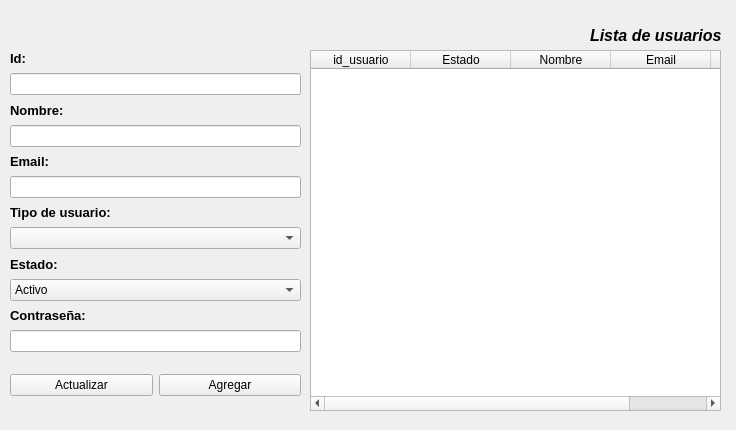
<?xml version="1.0" encoding="UTF-8"?>
<ui version="4.0">
 <class>Frame</class>
 <widget class="QFrame" name="Frame">
  <property name="geometry">
   <rect>
    <x>0</x>
    <y>0</y>
    <width>736</width>
    <height>430</height>
   </rect>
  </property>
  <property name="windowTitle">
   <string>Frame</string>
  </property>
  <widget class="QTableWidget" name="TablaUsuarios">
   <property name="geometry">
    <rect>
     <x>310</x>
     <y>50</y>
     <width>411</width>
     <height>361</height>
    </rect>
   </property>
   <column>
    <property name="text">
     <string>id_usuario</string>
    </property>
   </column>
   <column>
    <property name="text">
     <string>Estado</string>
    </property>
   </column>
   <column>
    <property name="text">
     <string>Nombre</string>
    </property>
   </column>
   <column>
    <property name="text">
     <string>Email</string>
    </property>
   </column>
   <column>
    <property name="text">
     <string>Tipo_Usuario</string>
    </property>
   </column>
  </widget>
  <widget class="QLabel" name="label">
   <property name="geometry">
    <rect>
     <x>590</x>
     <y>20</y>
     <width>131</width>
     <height>31</height>
    </rect>
   </property>
   <property name="font">
    <font>
     <pointsize>12</pointsize>
     <italic>true</italic>
     <bold>true</bold>
    </font>
   </property>
   <property name="text">
    <string>Lista de usuarios</string>
   </property>
  </widget>
  <widget class="QWidget" name="verticalLayoutWidget">
   <property name="geometry">
    <rect>
     <x>10</x>
     <y>50</y>
     <width>291</width>
     <height>302</height>
    </rect>
   </property>
   <layout class="QVBoxLayout" name="DatosUsuario">
    <item>
     <widget class="QLabel" name="label_2">
      <property name="font">
       <font>
        <pointsize>10</pointsize>
        <bold>true</bold>
       </font>
      </property>
      <property name="text">
       <string>Id:</string>
      </property>
     </widget>
    </item>
    <item>
     <widget class="QLineEdit" name="idTXT"/>
    </item>
    <item>
     <widget class="QLabel" name="label_3">
      <property name="font">
       <font>
        <pointsize>10</pointsize>
        <bold>true</bold>
       </font>
      </property>
      <property name="text">
       <string>Nombre:</string>
      </property>
     </widget>
    </item>
    <item>
     <widget class="QLineEdit" name="NombreTXT"/>
    </item>
    <item>
     <widget class="QLabel" name="label_4">
      <property name="font">
       <font>
        <pointsize>10</pointsize>
        <bold>true</bold>
       </font>
      </property>
      <property name="text">
       <string>Email:</string>
      </property>
     </widget>
    </item>
    <item>
     <widget class="QLineEdit" name="EmailTXT"/>
    </item>
    <item>
     <widget class="QLabel" name="label_5">
      <property name="font">
       <font>
        <pointsize>10</pointsize>
        <bold>true</bold>
       </font>
      </property>
      <property name="text">
       <string>Tipo de usuario:</string>
      </property>
     </widget>
    </item>
    <item>
     <widget class="QComboBox" name="TipoUsuarioCMB"/>
    </item>
    <item>
     <widget class="QLabel" name="label_7">
      <property name="font">
       <font>
        <pointsize>10</pointsize>
        <bold>true</bold>
       </font>
      </property>
      <property name="text">
       <string>Estado:</string>
      </property>
     </widget>
    </item>
    <item>
     <widget class="QComboBox" name="EstadoCMB">
      <item>
       <property name="text">
        <string>Activo</string>
       </property>
      </item>
      <item>
       <property name="text">
        <string>Suspendido</string>
       </property>
      </item>
     </widget>
    </item>
    <item>
     <widget class="QLabel" name="label_6">
      <property name="font">
       <font>
        <pointsize>10</pointsize>
        <bold>true</bold>
       </font>
      </property>
      <property name="text">
       <string>Contraseña:</string>
      </property>
     </widget>
    </item>
    <item>
     <widget class="QLineEdit" name="ContrasenaTXT"/>
    </item>
   </layout>
  </widget>
  <widget class="QWidget" name="horizontalLayoutWidget">
   <property name="geometry">
    <rect>
     <x>10</x>
     <y>360</y>
     <width>291</width>
     <height>51</height>
    </rect>
   </property>
   <layout class="QHBoxLayout" name="Botones">
    <item>
     <widget class="QPushButton" name="ActualizarBTN">
      <property name="text">
       <string>Actualizar</string>
      </property>
     </widget>
    </item>
    <item>
     <widget class="QPushButton" name="AgregarBTN">
      <property name="text">
       <string>Agregar</string>
      </property>
     </widget>
    </item>
   </layout>
  </widget>
 </widget>
 <resources/>
 <connections/>
</ui>
